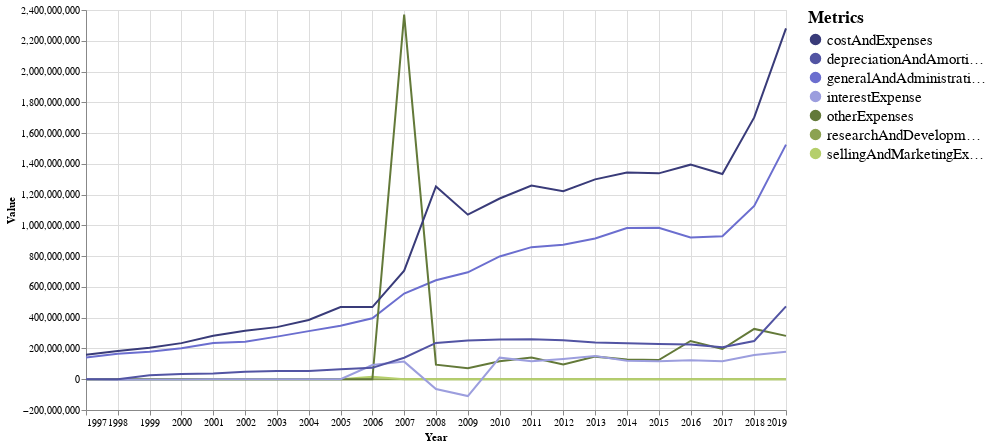

Source (notebook cell):
### Code cell
#hide-input
make_multi_LineGraph(operating_g, False)

### Figure 1 — Vega-Lite specification as saved in the notebook (floating-point values rounded to 4 significant figures; data arrays with more than 128 entries replaced by an {"elided": "..."} marker saying what was removed)
{"config": {"view": {"continuousWidth": 400, "continuousHeight": 300}}, "layer": [{"mark": "line", "encoding": {"color": {"type": "nominal", "field": "Metric", "legend": {"labelFontSize": 15, "title": "Metrics", "titleFontSize": 17}, "scale": {"scheme": "category20b"}}, "x": {"type": "temporal", "field": "Year"}, "y": {"type": "quantitative", "field": "Value", "scale": {"type": "linear"}}}}, {"mark": {"type": "rule", "color": "#1C00ff00"}, "encoding": {"x": {"type": "temporal", "field": "Year"}}, "transform": [{"filter": {"selection": "selector028"}}]}, {"mark": "circle", "encoding": {"color": {"type": "nominal", "field": "Metric", "legend": {"labelFontSize": 15, "title": "Metrics", "titleFontSize": 17}, "scale": {"scheme": "category20b"}}, "opacity": {"condition": {"value": 1, "selection": "selector028"}, "value": 0}, "x": {"type": "temporal", "field": "Year"}, "y": {"type": "quantitative", "field": "Value", "scale": {"type": "linear"}}}, "selection": {"selector028": {"type": "multi", "fields": ["Metric"], "bind": "legend", "on": "mouseover", "nearest": true, "empty": "none"}}}, {"mark": {"type": "text", "align": "left", "dx": 5, "dy": -5, "stroke": "white", "strokeWidth": 4}, "encoding": {"color": {"type": "nominal", "field": "Metric", "legend": {"labelFontSize": 15, "title": "Metrics", "titleFontSize": 17}, "scale": {"scheme": "category20b"}}, "text": {"type": "quantitative", "field": "Value"}, "x": {"type": "temporal", "field": "Year"}, "y": {"type": "quantitative", "field": "Value", "scale": {"type": "linear"}}}, "transform": [{"filter": {"selection": "selector028"}}]}, {"mark": {"type": "text", "align": "left", "dx": 5, "dy": -5}, "encoding": {"color": {"type": "nominal", "field": "Metric", "legend": {"labelFontSize": 15, "title": "Metrics", "titleFontSize": 17}, "scale": {"scheme": "category20b"}}, "text": {"type": "quantitative", "field": "Value"}, "x": {"type": "temporal", "field": "Year"}, "y": {"type": "quantitative", "field": "Value", "scale": {"type": "linear"}}}, "transform": [{"filter": {"selection": "selector028"}}]}], "data": {"name": "data-03e1ca78595b4a0ca6d3fbfd12757330"}, "height": 400, "width": 700, "$schema": "https://vega.github.io/schema/vega-lite/v4.8.1.json", "datasets": {"data-03e1ca78595b4a0ca6d3fbfd12757330": {"elided": "161 records"}}}
